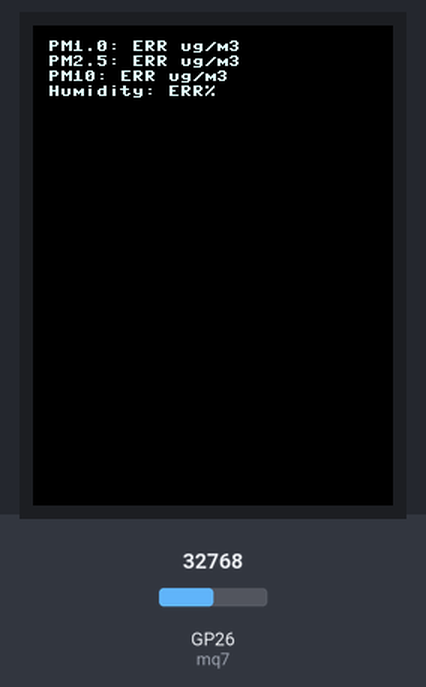
This program was run on a simulated Raspberry Pi Pico running MicroPython. Parts: 240×320 colour display. The test bench sets the inputs (shaded band); at power-on: GP26 (mq7) = 32768 (analog values on the 0–65535 scale). Library files of the repository ran but are not shown: ili9341.py; what the program prints to the serial console is not drawn.

Above: at 2.9 s.

Measured:
- what the display in image 0 shows lasts 5.1 s, from 2.8 s to 7.9 s

The program:

display_final_test.py
```python
import network
import socket
import struct
import time
from machine import I2C, Pin, ADC, SPI
from ili9341 import Display, color565

# ---------------------- SEN55 and MQ7 Sensor Setup ---------------------- #

# Initialize I2C for SEN55 (GP4 = SDA, GP5 = SCL)
i2c = I2C(0, scl=Pin(5), sda=Pin(4), freq=100000)
SEN55_ADDR = 0x69  # SEN55 I2C Address

# Initialize MQ7 on GP26 (ADC0)
mq7 = ADC(Pin(26))

# Commands for SEN55
CMD_START_MEASUREMENT = bytearray([0x00, 0x21])
CMD_READ_VALUES = bytearray([0x03, 0xC4])

# CRC-8 calculation (Polynomial 0x31)
def crc8(data):
    crc = 0xFF
    for byte in data:
        crc ^= byte
        for _ in range(8):
            if crc & 0x80:
                crc = (crc << 1) ^ 0x31
            else:
                crc <<= 1
            crc &= 0xFF  # Keep 8-bit
    return crc

# Function to start SEN55 measurement
def start_measurement():
    try:
        i2c.writeto(SEN55_ADDR, CMD_START_MEASUREMENT)
        print("✅ SEN55 Measurement Started")
    except Exception as e:
        print("⚠️ Error starting measurement:", e)

# Function to read and decode SEN55 data
def read_sen55():
    try:
        i2c.writeto(SEN55_ADDR, CMD_READ_VALUES)
        time.sleep(0.1)
        data = i2c.readfrom(SEN55_ADDR, 24)

        values = []
        for i in range(0, 24, 3):
            raw_bytes = data[i:i+2]
            crc_received = data[i+2]
            if crc8(raw_bytes) != crc_received:
                print(f"⚠️ Checksum error at index {i//3}! Skipping...")
                values.append(None)
            else:
                value = struct.unpack(">h", raw_bytes)[0]
                values.append(value)

        # Convert raw values to proper units (per your sensor datasheet)
        pm1_0    = values[0] / 10.0 if values[0] is not None else None
        pm2_5    = values[1] / 10.0 if values[1] is not None else None
        pm10     = values[3] / 10.0 if values[3] is not None else None
        humidity = values[4] / 100.0 if values[4] is not None else None
        temperature = values[5] / 200.0 if values[5] is not None else None
        voc_index = values[6] / 10.0 if values[6] is not None else None
        nox_index = values[7] / 10.0 if values[7] is not None else None

        return pm1_0, pm2_5, pm10, humidity, temperature, voc_index, nox_index

    except Exception as e:
        print("⚠️ Error reading SEN55:", e)
        return None, None, None, None, None, None, None

# Function to read CO concentration from MQ7 sensor
def read_mq7():
    raw_value = mq7.read_u16()  # ADC 16-bit reading
    voltage = (raw_value / 65535) * 3.3  # Convert to voltage (0-3.3V)
    co_ppm = max(0, (voltage - 0.2) * 100)  # Example scaling; adjust via calibration
    return co_ppm

# Helper function to get full sensor readings (8 values)
def get_sensor_readings():
    sen55_values = read_sen55()  # Returns 7 values
    co = read_mq7()             # Get CO value from MQ7 sensor
    # If SEN55 reading failed, return all Nones
    if sen55_values[0] is None:
        return (None,) * 8
    return sen55_values + (co,)

# ---------------------- ILI9341 Display Setup ---------------------- #

def update_display(display, sensor_data, indices):
    """
    Clear the display and show sensor readings for the given indices.
    Uses the built-in 8x8 font via draw_text8x8().

    Args:
        display (Display): The ILI9341 display object.
        sensor_data (tuple): Tuple containing 8 sensor readings.
        indices (list): List of indices in sensor_data to display.
    """
    display.clear(color565(0, 0, 0))  # Clear display to black
    y = 10  # Starting y coordinate for text
    for i in indices:
        if i == 0:
            text = "PM1.0: {} ug/m3".format(sensor_data[i] if sensor_data[i] is not None else "ERR")
        elif i == 1:
            text = "PM2.5: {} ug/m3".format(sensor_data[i] if sensor_data[i] is not None else "ERR")
        elif i == 2:
            text = "PM10: {} ug/m3".format(sensor_data[i] if sensor_data[i] is not None else "ERR")
        elif i == 3:
            text = "Humidity: {}%".format(sensor_data[i] if sensor_data[i] is not None else "ERR")
        elif i == 4:
            text = "Temp: {} C".format(sensor_data[i] if sensor_data[i] is not None else "ERR")
        elif i == 5:
            text = "VOC idx: {}".format(sensor_data[i] if sensor_data[i] is not None else "ERR")
        elif i == 6:
            text = "NOx idx: {}".format(sensor_data[i] if sensor_data[i] is not None else "ERR")
        elif i == 7:
            text = "CO: {} ppm".format(sensor_data[i] if sensor_data[i] is not None else "ERR")
        else:
            text = "Unknown"
        # Use draw_text8x8(x, y, text, color, background)
        display.draw_text8x8(10, y, text, color565(255, 255, 255))
        y += 10  # Increment y; adjust spacing as needed

# ---------------------- Main Loop ---------------------- #

def main():
    # Start SEN55 measurement
    start_measurement()
    time.sleep(2)  # Allow sensor to settle

    # Initialize SPI and display (using your library)
    spi = SPI(1, baudrate=10000000, sck=Pin(14), mosi=Pin(15))
    display = Display(spi, cs=Pin(17), dc=Pin(6), rst=Pin(7))

    while True:
        # Fetch sensor readings (8 values: 7 from SEN55, 1 from MQ7)
        sensor_values = get_sensor_readings()

        # Display first 4 readings for 5 seconds:
        # PM1.0, PM2.5, PM10, Humidity
        update_display(display, sensor_values, [0, 1, 2, 3])
        time.sleep(5)

        # Display next 4 readings for 5 seconds:
        # Temperature, VOC index, NOx index, CO
        update_display(display, sensor_values, [4, 5, 6, 7])
        time.sleep(5)

# Run the main loop
main()
```
